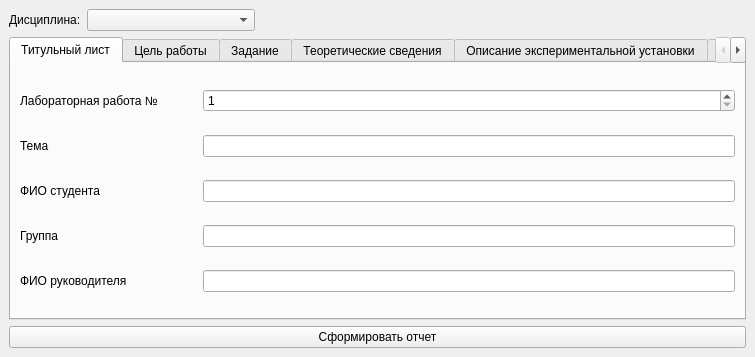
<?xml version="1.0" encoding="UTF-8"?>
<ui version="4.0">
 <class>MainWindow</class>
 <widget class="QMainWindow" name="MainWindow">
  <property name="geometry">
   <rect>
    <x>0</x>
    <y>0</y>
    <width>755</width>
    <height>357</height>
   </rect>
  </property>
  <property name="windowTitle">
   <string>MainWindow</string>
  </property>
  <widget class="QWidget" name="centralwidget">
   <layout class="QVBoxLayout" name="verticalLayout_7">
    <item>
     <layout class="QHBoxLayout" name="horizontalLayout_3" stretch="1,2">
      <item>
       <layout class="QHBoxLayout" name="horizontalLayout" stretch="0,1">
        <item>
         <widget class="QLabel" name="subjectLabel">
          <property name="text">
           <string>Дисциплина:</string>
          </property>
         </widget>
        </item>
        <item>
         <widget class="QComboBox" name="subjectComboBox"/>
        </item>
       </layout>
      </item>
      <item>
       <spacer name="horizontalSpacer">
        <property name="orientation">
         <enum>Qt::Orientation::Horizontal</enum>
        </property>
        <property name="sizeHint" stdset="0">
         <size>
          <width>40</width>
          <height>20</height>
         </size>
        </property>
       </spacer>
      </item>
     </layout>
    </item>
    <item>
     <widget class="QTabWidget" name="tabWidget">
      <property name="currentIndex">
       <number>0</number>
      </property>
      <widget class="QWidget" name="titleTab">
       <attribute name="title">
        <string>Титульный лист</string>
       </attribute>
       <layout class="QVBoxLayout" name="verticalLayout">
        <item>
         <layout class="QHBoxLayout" name="horizontalLayout_4" stretch="1,3">
          <item>
           <widget class="QLabel" name="label">
            <property name="text">
             <string>Лабораторная работа №</string>
            </property>
           </widget>
          </item>
          <item>
           <widget class="QSpinBox" name="workNumber">
            <property name="minimum">
             <number>1</number>
            </property>
           </widget>
          </item>
         </layout>
        </item>
        <item>
         <layout class="QHBoxLayout" name="horizontalLayout_6" stretch="1,3">
          <item>
           <widget class="QLabel" name="label_3">
            <property name="text">
             <string>Тема</string>
            </property>
           </widget>
          </item>
          <item>
           <widget class="QLineEdit" name="workTheme"/>
          </item>
         </layout>
        </item>
        <item>
         <layout class="QHBoxLayout" name="horizontalLayout_5" stretch="1,3">
          <item>
           <widget class="QLabel" name="label_2">
            <property name="text">
             <string>ФИО студента</string>
            </property>
           </widget>
          </item>
          <item>
           <widget class="QLineEdit" name="studentName"/>
          </item>
         </layout>
        </item>
        <item>
         <layout class="QHBoxLayout" name="horizontalLayout_7" stretch="1,3">
          <item>
           <widget class="QLabel" name="label_4">
            <property name="text">
             <string>Группа</string>
            </property>
           </widget>
          </item>
          <item>
           <widget class="QLineEdit" name="studentGroup"/>
          </item>
         </layout>
        </item>
        <item>
         <layout class="QHBoxLayout" name="horizontalLayout_8" stretch="1,3">
          <item>
           <widget class="QLabel" name="label_5">
            <property name="text">
             <string>ФИО руководителя</string>
            </property>
           </widget>
          </item>
          <item>
           <widget class="QLineEdit" name="teacherName"/>
          </item>
         </layout>
        </item>
       </layout>
      </widget>
      <widget class="QWidget" name="purposeTab">
       <attribute name="title">
        <string>Цель работы</string>
       </attribute>
       <layout class="QVBoxLayout" name="verticalLayout_2">
        <item>
         <widget class="QTextEdit" name="purposeTextEdit"/>
        </item>
       </layout>
      </widget>
      <widget class="QWidget" name="taskTab">
       <attribute name="title">
        <string>Задание</string>
       </attribute>
       <layout class="QVBoxLayout" name="verticalLayout_3">
        <item>
         <widget class="QTextEdit" name="taskTextEdit"/>
        </item>
       </layout>
      </widget>
      <widget class="QWidget" name="theoryTab">
       <attribute name="title">
        <string>Теоретические сведения</string>
       </attribute>
       <layout class="QVBoxLayout" name="verticalLayout_4">
        <item>
         <widget class="QTextEdit" name="theoryTextEdit"/>
        </item>
        <item>
         <widget class="QPushButton" name="theoryAddImageBtn">
          <property name="text">
           <string>Добавить изображение</string>
          </property>
         </widget>
        </item>
       </layout>
      </widget>
      <widget class="QWidget" name="setupTab">
       <attribute name="title">
        <string>Описание экспериментальной установки</string>
       </attribute>
       <layout class="QVBoxLayout" name="verticalLayout_5">
        <item>
         <widget class="QTextEdit" name="setupTextEdit"/>
        </item>
        <item>
         <widget class="QPushButton" name="setupAddImageBtn">
          <property name="text">
           <string>Добавить изображение</string>
          </property>
         </widget>
        </item>
       </layout>
      </widget>
      <widget class="QWidget" name="resultTab">
       <attribute name="title">
        <string>Результаты работы</string>
       </attribute>
       <layout class="QVBoxLayout" name="verticalLayout_6">
        <item>
         <widget class="QTextEdit" name="resultTextEdit"/>
        </item>
        <item>
         <widget class="QPushButton" name="resultAddImageBtn">
          <property name="text">
           <string>Добавить изображение</string>
          </property>
         </widget>
        </item>
       </layout>
      </widget>
      <widget class="QWidget" name="analysisTab">
       <attribute name="title">
        <string>Анализ результатов работы</string>
       </attribute>
       <layout class="QVBoxLayout" name="verticalLayout_8">
        <item>
         <widget class="QTextEdit" name="analysisTextEdit"/>
        </item>
        <item>
         <widget class="QPushButton" name="analysisAddImageBtn">
          <property name="text">
           <string>Добавить изображение</string>
          </property>
         </widget>
        </item>
       </layout>
      </widget>
      <widget class="QWidget" name="conclusionTab">
       <attribute name="title">
        <string>Выводы</string>
       </attribute>
       <layout class="QVBoxLayout" name="verticalLayout_9">
        <item>
         <widget class="QTextEdit" name="conclusionTextEdit"/>
        </item>
       </layout>
      </widget>
     </widget>
    </item>
    <item>
     <widget class="QPushButton" name="generateReportBtn">
      <property name="text">
       <string>Сформировать отчет</string>
      </property>
     </widget>
    </item>
   </layout>
  </widget>
 </widget>
 <resources/>
 <connections/>
</ui>
